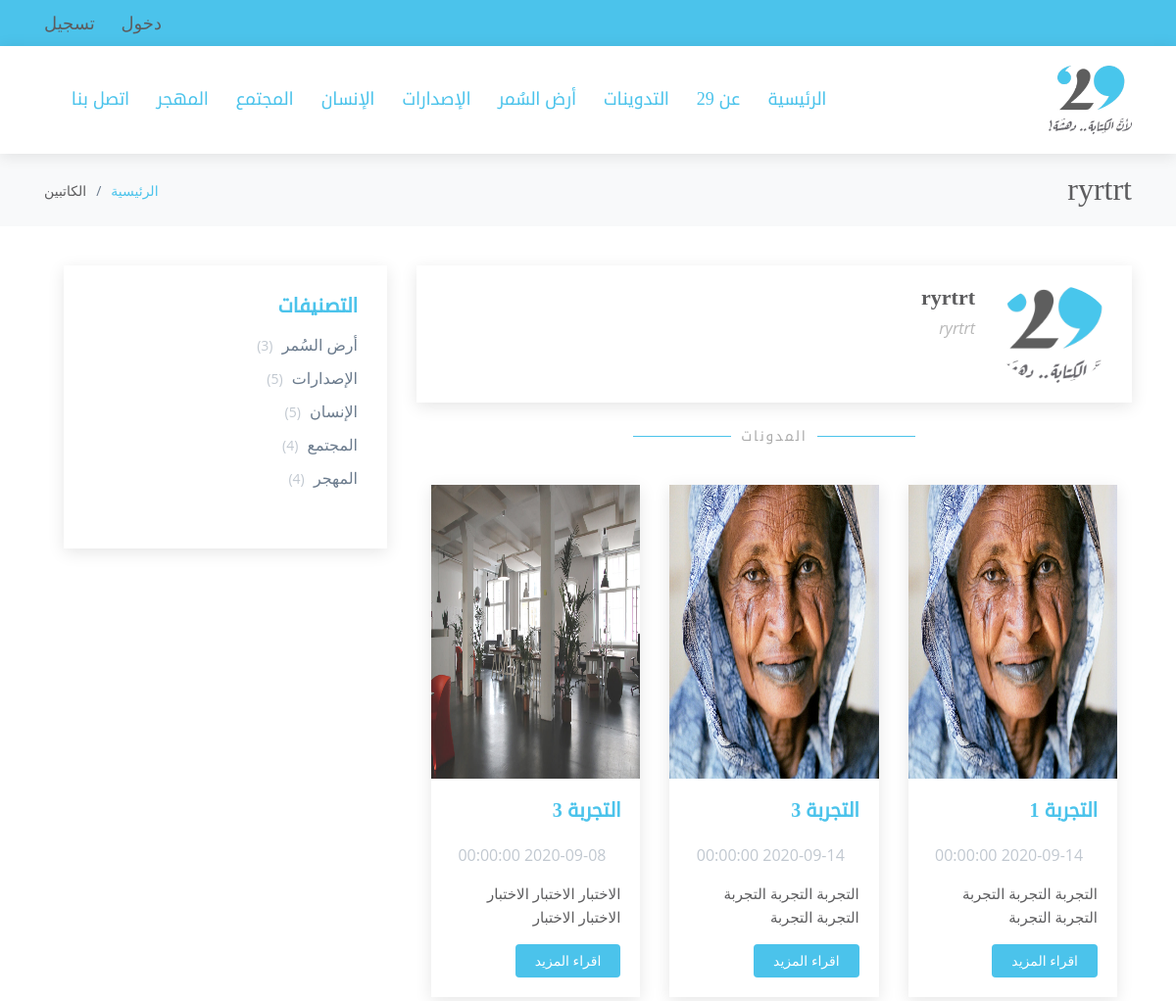
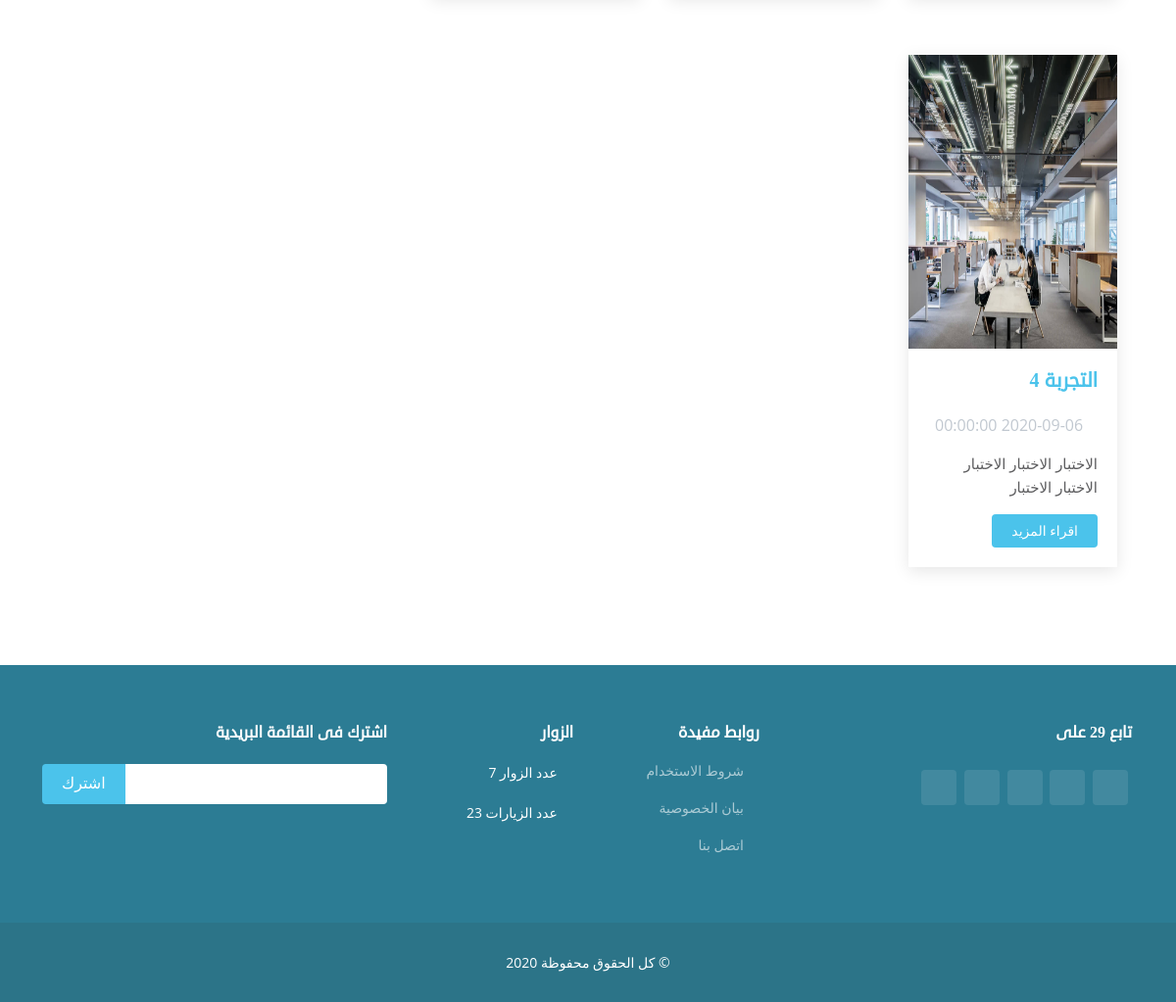
The app's page /blog/user/4 with its own data (2 pictures, top to bottom).
### tables this page shows
CREATE TABLE `b29_category` (
  `cat_id` int(3) NOT NULL,
  `cat_name` varchar(50) NOT NULL,
  `cat_class` varchar(20) NOT NULL,
  `create_at` datetime NOT NULL,
  `create_by` int(5) NOT NULL,
  `update_at` datetime DEFAULT NULL,
  `update_by` int(5) DEFAULT NULL
);

CREATE TABLE `b29_staff` (
  `staff_id` int(5) NOT NULL,
  `staff_name` varchar(50) NOT NULL,
  `staff_phone` varchar(20) NOT NULL,
  `staff_email` varchar(50) NOT NULL,
  `staff_type` varchar(10) NOT NULL DEFAULT 'DR',
  `staff_address` text,
  `staff_img` varchar(20) NOT NULL DEFAULT 'user.jpg',
  `staff_active` int(1) NOT NULL DEFAULT '1',
  `staff_about` text,
  `staff_face` varchar(100) DEFAULT NULL,
  `staff_twitter` varchar(100) DEFAULT NULL,
  `staff_linked` varchar(100) DEFAULT NULL,
  `staff_instagram` varchar(100) DEFAULT NULL,
  `staff_uname` varchar(50) NOT NULL,
  `staff_pass` varchar(100) NOT NULL,
  `create_at` datetime NOT NULL,
  `create_by` int(5) DEFAULT NULL,
  `update_at` datetime DEFAULT NULL,
  `update_by` int(5) DEFAULT NULL
);

CREATE TABLE `b29_blog` (
  `b_id` int(5) NOT NULL,
  `b_user` int(5) NOT NULL,
  `b_title` varchar(100) NOT NULL,
  `b_desc` varchar(200) NOT NULL,
  `b_img` varchar(40) NOT NULL,
  `b_keywords` text NOT NULL,
  `b_blog` text NOT NULL,
  `b_accept_by` int(5) DEFAULT NULL,
  `b_accept_date` datetime DEFAULT NULL,
  `b_likes` int(5) NOT NULL DEFAULT '0',
  `b_see` int(5) NOT NULL DEFAULT '0',
  `create_at` datetime NOT NULL,
  `update_at` datetime DEFAULT NULL,
  `update_by` int(5) DEFAULT NULL
);

### lib/session.php (called while the page is built, shortened)
<?php
	class session
	{
		public static function get($key)
		{
			if(isset($_SESSION[$key]))
			{
				return $_SESSION[$key];
			}else
			{
				return false;
			}
		}
	}
?>

### controller/blog.php (called while the page is built, shortened)
<?php
	class blog extends controller
	{
		function __construct()
		{
			$this->view->CSS = array();
			$this->view->JS = array('views/blog/JS/blog.js');
		}
		function user($user=0)
		{
			$this->view->menu = $this->model->menu();
			$this->view->user = $this->model->user($user);
			$this->view->render(array('blog/user'),'home');
		}
	}
?>

### index.php (called while the page is built, shortened)
<?php
	$app = new bootstrap();
?>

### lib/database.php (called while the page is built, shortened)
<?php
	class database extends PDO
	{
		function __construct()
		{
			$this->get_config();
		}
		private function get_config()
		{
			$x = $this->select("SELECT * FROM ".DB_PREFEX."config",array());
		}
		public function select($sql,$data,$fetchMode = PDO::FETCH_ASSOC)
		{
			$sth = $this->prepare($sql);
			if(count($data)>0)
			{
				foreach($data as $key => $val)
				{
					$sth->bindValue("$key",$val);
				}
			}
			$sth->execute();
			return $sth->fetchAll($fetchMode);
		}
		public function get_menu()
		{
			$x = $this->select("SELECT ".DB_PREFEX."category.*, count(blog_id) as no
								FROM ".DB_PREFEX."category
								LEFT JOIN ".DB_PREFEX."blog_category ON category = cat_id
								WHERE 1=1
								GROUP BY cat_id",array());
			$menu = array();
			foreach($x as $val)
			{
				$menu[$val['cat_id']] = array('id'=>$val['cat_id']
											,'name'=>$val['cat_name']
											,'count'=>$val['no']
											);
			}
			return $menu;
		}
	}
?>

### models/blog_model.php (called while the page is built, shortened)
<?php
	class blog_model extends model
	{
		function __construct()
		{
			parent::__construct();
		}
		public function menu()
		{
			return $this->db->get_menu();
		}
		public function user($id)
		{
			$b = $this->db->select("SELECT staff_id, staff_name, staff_phone, staff_email, staff_img, staff_address
									,staff_about, staff_face, staff_twitter, staff_linked, staff_instagram
									FROM ".DB_PREFEX."staff
									WHERE staff_id = :ID AND staff_type = 'bloger'
									",array(":ID"=>$id));
			$blog_user = array('id'				=>$b[0]['staff_id'],
								'name'			=>$b[0]['staff_name'],
								'phone'			=>$b[0]['staff_phone'],
								'email'			=>$b[0]['staff_email'],
								'address'		=>$b[0]['staff_address'],
								'about'			=>$b[0]['staff_about'],
								'user_img'		=>$b[0]['staff_img'],
								'user_face'		=>$b[0]['staff_face'],
								'user_twitter'	=>$b[0]['staff_twitter'],
								'user_instegram'=>$b[0]['staff_instagram'],
								'user_linked'	=>$b[0]['staff_linked'],
								'blogs'			=>array(),
								);
			$b = $this->db->select("SELECT b_id, b_title, b_desc, b_img, b_likes, b_see, b_accept_date
									FROM ".DB_PREFEX."blog
									WHERE b_user = :ID AND b_accept_date IS NOT NULL
									ORDER BY b_accept_date DESC
									",array(":ID"=>$id));
			foreach($b as $val)
			{
				$x = array('id'			=>$val['b_id'],
							'title'		=>$val['b_title'],
							'desc'		=>$val['b_desc'],
							'img'		=>$val['b_img'],
							'likes'		=>$val['b_likes'],
							'b_see'		=>$val['b_see'],
							'publish'	=>$val['b_accept_date'],
							'cat'		=>array()
							);
				$cat = $this->db->select('SELECT cat_id, cat_name,comment,cat_class
										FROM '.DB_PREFEX.'blog_category
										JOIN '.DB_PREFEX.'category ON category = cat_id
										WHERE blog_id = :ID
										',array(':ID'=>$val['b_id']));
				foreach($cat as $value)
				{
					array_push($x['cat'],array('id'=>$value['cat_id']
											,'name'=>$value['cat_name']
											,'class'=>$value['cat_class']
											,'comm'=>$value['comment']));
				}
				array_push($blog_user['blogs'],$x);
			}
			return $blog_user;
		}
	}
?>

### lib/model.php (called while the page is built)
<?php
	class model
	{
		function __construct()
		{
			$this->db = new database();
		}
	}
?>

### lib/controller.php (called while the page is built, shortened)
<?php
	class controller
	{
		public function loadModel($name,$model_path)
		{
			$path = $model_path.$name.'_model.php';
			if(file_exists($path))
			{
				$this->model = new $model_name();
			}
		}
	}
?>

### views/blog/user.php (the view, shortened to what this page needs)
<main id="main">
	<section id="breadcrumbs" class="breadcrumbs">
		<div class="container">
			<div class="d-flex justify-content-between align-items-center">
				<h2><?php echo $this->user['name']?></h2>
				<ol>
					<li><a href="<?php echo URL?>">الرئيسية</a></li>
					<li>الكاتبين</li>
				</ol>
			</div>
		</div>
	</section>
	<section id="blog" class="blog">
		<div class="container">
			<div class="row">
				<div class="col-lg-8 entries">
					<div class="blog-author clearfix">
						<img src="<?php echo URL."public/IMG/users/".$this->user['user_img'] ?>" class="rounded-circle float-right" alt="">
						<h4><?php echo $this->user['name']?></h4>
						<p><?php echo $this->user['name']?></p>
					</div>
					<div class="container">
						<div class="section-title">
							<h2>المدونات</h2>
						</div>
						<div class="row">
						<?php
							foreach($this->user['blogs'] as $val)
							{
						?>
							<div class="col-lg-4  col-md-6 d-flex align-items-stretch" data-aos="fade-up">
								<article class="entry">
									<div class="entry-img">
										<img src="<?php echo URL."public/IMG/blog/".$val['img'] ?>" alt="" class="img-fluid" />
									</div>
									<h2 class="entry-title">
										<a href="<?php echo URL."blog/details/".$val['id']?>"><?php echo $val['title']?></a>
									</h2>
									<div class="entry-meta">
										<ul>
											<li class="d-flex align-items-center"><i class="icofont-wall-clock"></i> <time datetime="<?php echo $val['publish']?>"><?php echo $val['publish']?></time></li>
										</ul>
									</div>
									<div class="entry-content">
										<p><?php echo $val['desc']?></p>
										<div class="read-more">
											<a href="<?php echo URL."blog/details/".$val['id']?>">اقراء المزيد </a>
										</div>
									</div>
								</article>
							</div>
						<?php
							}
						?>
						</div>
					</div>
				</div>
				<div class="col-lg-4">
					<div class="sidebar">
						<h3 class="sidebar-title">التصنيفات</h3>
						<div class="sidebar-item categories">
							<ul>
							<?php
								foreach($this->menu as $val)
								{
									echo "<li><a href='".URL."blog/index/".$val['id']."'>".$val['name']." <span>(".$val['count'].")</span></a></li>";
								}
							?>
							</ul>
						</div>
					</div>
				</div>
			</div>
		</div>
	</section>
</main>

### lib/view.php (shortened to what this page needs)
<?php
	class view
	{
		public function render($files,$class="")
		{
			$this->get_header($class);
			foreach($files as $k => $name)
			{
				$file_name = "views/".$name.".php";
				if(file_exists($file_name))
				{
					require($file_name);
				}else
				{
					$this->file_name = $name;
					require("views/error/err404.php");
				}
			}
		}
		public function get_header($class)
		{
			require("views/header/header.php");
			$this->get_menus($class);
		}
		private function get_menus($class)
		{
			if(session::get('user_type'))
			{
				require("views/menus/".session::get('user_type').".php");
				switch($class)
				{
					case 'home':
					break;
					default:
				}
			}elseif($class == 'login')
			{
				require("views/menus/bloger.php");
			}else
			{
				require("views/menus/bloger.php");
			}
		}
		public function get_footer($class)
		{
			require("views/footer/footer.php");
		}
	}
?>

### views/menus/bloger.php
<section id="topbar" class="d-none d-lg-block">
	<div class="container d-flex">
		<div class="contact-info mr-auto">
			<i class="icofont-sign-in"></i><a href="<?php echo URL ?>login">دخول</a>
			<i class="icofont-user"></i><a href="<?php echo URL ?>login/register">تسجيل</a>
		</div>
	</div>
</section>
<header id="header" class="header-inner-pages sticky-top">
	<div class="container d-flex align-items-center">
		<a href="<?php echo URL ?>" class="logo"><img src="<?php echo URL ?>public/IMG/logo.png" alt="" class="img-fluid"></a>
		<nav class="nav-menu d-none mr-auto d-lg-block">
			<ul>
				<li><a href="<?php echo URL ?>">الرئيسية</a></li>
				<li><a href="<?php echo URL ?>dashboard/about">عن 29 </a></li>
				<li><a href="<?php echo URL ?>blog/index">التدوينات</a></li>
			<?php
				foreach($this->menu as $val)
				{
					echo "<li><a href='".URL."blog/index/".$val['id']."'>".$val['name']."</a></li>";
				}
			?>
				<li><a href="<?php echo URL ?>dashboard/contact">اتصل بنا</a></li>
			</ul>
		</nav>
	</div>
</header>

### public/CSS/style.css (style rules this page uses)
body { font-family: "Open Sans", sans-serif; color: #5d5d5f; direction: rtl !important; text-align: right; }
a { color: #4bc3eb; }
h1, h2, h3, h4, h5, h6 { font-family: 'droid-sans'; }
#topbar { background: #4bc3eb; padding: 10px 0; font-size: 18px; color: #5d5d5f; }
#topbar .contact-info a { line-height: 1; color: #5d5d5f; transition: 0.3s; }
#topbar .contact-info i { color: #5d5d5f; padding: 4px; }
#header { background: white; transition: all 0.5s; z-index: 997; padding: 20px 0; }
#header.header-inner-pages { box-shadow: 0px 2px 15px rgba(0, 0, 0, 0.1); }
#header .logo { font-size: 28px; margin: 0; padding: 0; line-height: 1; font-weight: 700; text-transform: uppercase; }
#header .logo img { max-height: 70px; }
.nav-menu ul { margin: 0; padding: 0; list-style: none; }
.nav-menu > ul { display: flex; }
.nav-menu > ul > li { position: relative; white-space: nowrap; padding: 12px 0 12px 28px; }
.nav-menu a { display: block; position: relative; color: #4bc3eb; transition: 0.3s; font-size: 18px; font-weight: 500; font-family: 'droid-sans'; }
.mobile-nav { position: fixed; top: 55px; right: 15px; bottom: 15px; left: 15px; z-index: 9999; overflow-y: auto; background: #fff; transition: ease-in-out 0.2s; opacity: 0; visibility: hidden; border-radius: 10px; padding: 10px 0; height: auto; }
.mobile-nav * { margin: 0; padding: 0; list-style: none; }
.mobile-nav a { display: block; position: relative; color: #4bc3eb; padding: 10px 20px; font-weight: 500; outline: none; }
section { padding: 60px 0; }
.section-title { padding-bottom: 40px; text-align: center; }
.section-title h2 { font-size: 14px; font-weight: 500; padding: 0; line-height: 1px; margin: 0 0 5px 0; letter-spacing: 2px; text-transform: uppercase; color: #aaaaaa; font-family: 'droid-sans'; }
.section-title h2::after { content: ""; width: 100px; height: 1px; display: inline-block; background: #4bc3eb; margin: 4px 10px; }
.section-title h2::before { content: ""; width: 100px; height: 1px; display: inline-block; background: #4bc3eb; margin: 4px 10px; }
.breadcrumbs { padding: 18px 0; background: #f8f9fa; min-height: 40px; margin-top: 0px; }
.breadcrumbs h2 { font-size: 32px; font-weight: 300; margin: 0; }
.breadcrumbs ol { display: flex; flex-wrap: wrap; list-style: none; padding: 0; margin: 0; font-size: 14px; }
.breadcrumbs ol li + li { padding-right: 10px; }
.breadcrumbs ol li + li::before { display: inline-block; padding-left: 10px; color: #6b7b8d; content: "/"; }
.blog { padding: 40px 0 40px 0; }
.blog .entry { padding: 20px; margin-bottom: 60px; overflow: hidden; box-shadow: 0 4px 16px rgba(0, 0, 0, 0.1); }
.blog .entry .entry-img { max-height: 400px; margin: -20px -20px 20px -20px; overflow: hidden; }
.blog .entry .entry-img img { height: 300px; }
.blog .entry .entry-title { font-size: 20px; line-height: 26px; font-weight: bold; padding: 0; margin: 0 0 20px 0; }
.blog .entry .entry-title a { color: #4bc3eb; transition: 0.3s; }
.blog .entry .entry-meta { margin-bottom: 15px; color: #c1c8d0; }
.blog .entry .entry-meta ul { display: flex; flex-wrap: wrap; list-style: none; padding: 0; margin: 0; }
.blog .entry .entry-meta i { font-size: 14px; padding-left: 4px; }
.blog .entry .entry-content p { line-height: 24px; font-size: 15px; }
.blog .entry .entry-content .read-more { -moz-text-align-last: right; text-align-last: right; }
.blog .entry .entry-content .read-more a { display: inline-block; background: #4bc3eb; color: #fff; padding: 6px 20px 7px; transition: 0.3s; font-size: 14px; border-radius: 4px; }
.blog .blog-author { padding: 20px; margin-bottom: 30px; box-shadow: 0 4px 16px rgba(0, 0, 0, 0.1); }
.blog .blog-author img { width: 120px; }
.blog .blog-author h4 { margin-right: 140px; font-weight: 600; font-size: 22px; margin-bottom: 0px; padding: 0; }
.blog .blog-author p { margin-right: 140px; font-style: italic; color: #b7b7b7; }
.blog .sidebar { padding: 30px; margin: 0 0 60px 20px; box-shadow: 0 4px 16px rgba(0, 0, 0, 0.1); }
.blog .sidebar .sidebar-title { font-size: 20px; font-weight: 700; padding: 0 0 0 0; margin: 0 0 15px 0; color: #4bc3eb; position: relative; }
.blog .sidebar .sidebar-item { margin-bottom: 30px; }
.blog .sidebar .categories ul { list-style: none; padding: 0; }
.blog .sidebar .categories ul li + li { padding-top: 10px; }
.blog .sidebar .categories ul a { color: #6b7b8d; }
.blog .sidebar .categories ul a span { padding-right: 5px; color: #c1c8d0; font-size: 14px; }

### records on screen
b29_category: cat_name "أرض السُمر", count "3"
b29_category: cat_name "الإصدارات", count "5"
b29_category: cat_name "الإنسان", count "5"
b29_category: cat_name "المجتمع", count "4"
b29_category: cat_name "المهجر", count "4"
b29_staff: staff_name "ryrtrt", staff_img (picture)
b29_blog: b_img (picture), b_title "التجربة 1", b_accept_date "2020-09-14 00:00:00", b_desc "التجربة التجربة التجربة التجربة التجربة"
b29_blog: b_img (picture), b_title "التجربة 3", b_accept_date "2020-09-14 00:00:00", b_desc "التجربة التجربة التجربة التجربة التجربة"
b29_blog: b_img (picture), b_title "التجربة 3", b_accept_date "2020-09-08 00:00:00", b_desc "الاختبار الاختبار الاختبار الاختبار الاختبار"
b29_blog: b_img (picture), b_title "التجربة 4", b_accept_date "2020-09-06 00:00:00", b_desc "الاختبار الاختبار الاختبار الاختبار الاختبار"

### other values on screen
session::get('NEW_VISIT') "7"
session::get('VISIT') "23"
